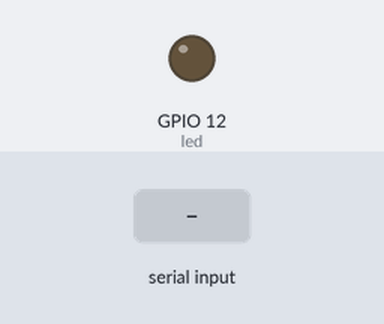
Bench run of a sketch on a simulated ESP32. Shown: output pins drawn as LEDs (lit = HIGH). The inputs (shaded band) are chosen by the test bench. Nothing arrives over Bluetooth unless stated; what the sketch prints to the serial monitor is not drawn.

Above: at 1.2 s.
1.3 s: "1" received over the second serial link
At 1.8 s:
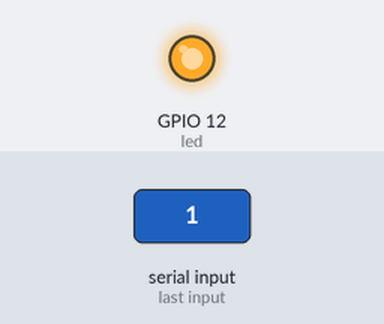
2.8 s: "0" received over the second serial link
At 3.2 s:
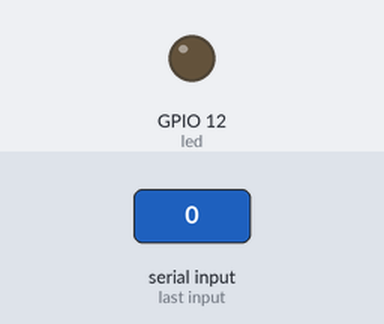
Timing chart, 0 to 5.8 s (numbered marks = the images above; inputs shaded):
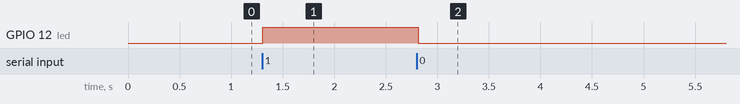

The sketch:

bluetoothserial.ino
```cpp
#include <BluetoothSerial.h>
char c;
BluetoothSerial myBT;
int led =12;
void setup() {


pinMode(led,OUTPUT);


myBT.begin("ESP32_Controller");


Serial.begin(115200);


Serial.println("ESP32 conected .. ");
}
void loop() {


if(myBT.available())
{
c=myBT.read();


Serial.println("كاراكتر دريافتى");


Serial.println(c);


if(c == '1'){
digitalWrite(led,1);


Serial.println("LED ON");
}
else if(c == '0'){
digitalWrite(led,0);


Serial.println("LED off");
}}
delay(20) ;
}
```

Measured:
- after the input at 1.3 s, GPIO 12 (led): LOW → HIGH at once
- after the input at 2.8 s, GPIO 12 (led): HIGH → LOW at once
